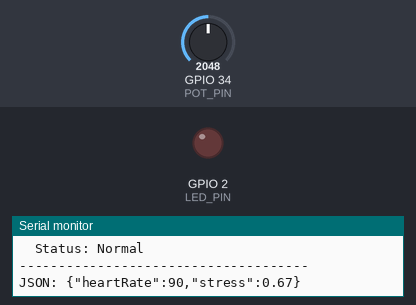
The sketch below on a simulated ESP32. Shown: output pins drawn as LEDs (lit = HIGH), the last lines printed to the serial monitor. Dashed ring = blinking. The inputs (shaded band) are chosen by the test bench; at power-on: GPIO 34 (POT_PIN) = 2048.

Above: at 3.2 s.
3.3 s: GPIO 34 (POT_PIN) set to 80
At 4.8 s:
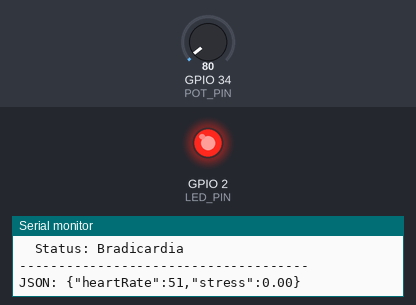
6.3 s: GPIO 34 (POT_PIN) set to 3603
At 6.7 s:
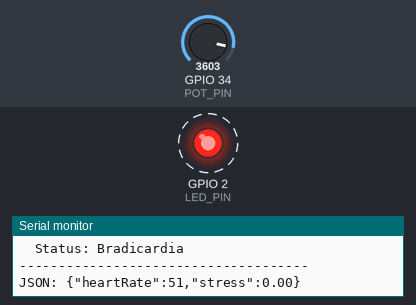
Timing chart, 0 to 15.3 s (numbered marks = the images above; inputs shaded):
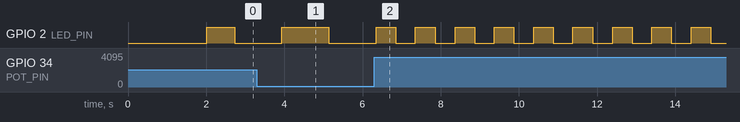

The sketch:

wifi-scan.ino
```cpp
/*
   WorkWell - Monitor de Bem-Estar
   Simulacao Wokwi com Potenciometro
*/

// Pinos
#define POT_PIN 34
#define LED_PIN 2

// Constantes
const int BASELINE_HR = 70;
const int MIN_HR = 50;
const int MAX_HR = 130;

// Variaveis
int currentHR = 75;
float currentStress = 0.0;
unsigned long lastUpdate = 0;
unsigned long lastBlink = 0;
bool ledState = false;

void setup() {
  Serial.begin(115200);

  pinMode(LED_PIN, OUTPUT);
  pinMode(POT_PIN, INPUT);

  delay(1000);

  Serial.println("=================================");
  Serial.println("   WorkWell - Wokwi Simulation");
  Serial.println("=================================");
  Serial.println("* Sistema inicializado");
  Serial.println("* Gire o potenciometro para");
  Serial.println("  simular batimentos cardiacos");
  Serial.println("=================================");
  Serial.println();

  delay(1000);
}

void loop() {
  // Ler potenciometro (0-4095)
  int potValue = analogRead(POT_PIN);

  // Mapear para batimentos (50-130 bpm)
  currentHR = map(potValue, 0, 4095, MIN_HR, MAX_HR);

  // Calcular estresse
  currentStress = calculateStress(currentHR);

  // Piscar LED conforme batimentos
  blinkLED(currentHR);

  // Exibir dados a cada 2 segundos
  if (millis() - lastUpdate >= 2000) {
    displayData();
    sendJSON();
    lastUpdate = millis();
  }

  delay(100);
}

float calculateStress(int heartRate) {
  float stress = (float)(heartRate - BASELINE_HR) / 30.0;

  if (stress < 0.0) stress = 0.0;
  if (stress > 1.0) stress = 1.0;

  return stress;
}

String getStressCategory(float stress) {
  if (stress < 0.3) return "Baixo";
  if (stress < 0.6) return "Moderado";
  if (stress < 0.8) return "Alto";
  return "Muito Alto";
}

String getHRCategory(int hr) {
  if (hr < 60) return "Bradicardia";
  if (hr <= 100) return "Normal";
  if (hr <= 120) return "Elevado";
  return "Taquicardia";
}

void blinkLED(int bpm) {
  int interval = 60000 / bpm;

  if (millis() - lastBlink >= interval) {
    ledState = !ledState;
    digitalWrite(LED_PIN, ledState);
    lastBlink = millis();
  }
}

void displayData() {
  Serial.println("-------------------------------------");
  Serial.print("  HR: ");
  Serial.print(currentHR);
  Serial.println(" bpm");

  Serial.print("  Stress: ");
  Serial.print(currentStress, 2);
  Serial.print(" (");
  Serial.print(getStressCategory(currentStress));
  Serial.println(")");

  Serial.print("  Status: ");
  Serial.println(getHRCategory(currentHR));
  Serial.println("-------------------------------------");
}

void sendJSON() {
  Serial.print("JSON: ");
  Serial.print("{\"heartRate\":");
  Serial.print(currentHR);
  Serial.print(",\"stress\":");
  Serial.print(currentStress, 2);
  Serial.println("}");
  Serial.println();
}
```

Measured:
- after the input at 6.3 s, GPIO 2 (LED_PIN): alternates HIGH for 0.50 s and LOW for 0.51 s, starting after 0.55 s
